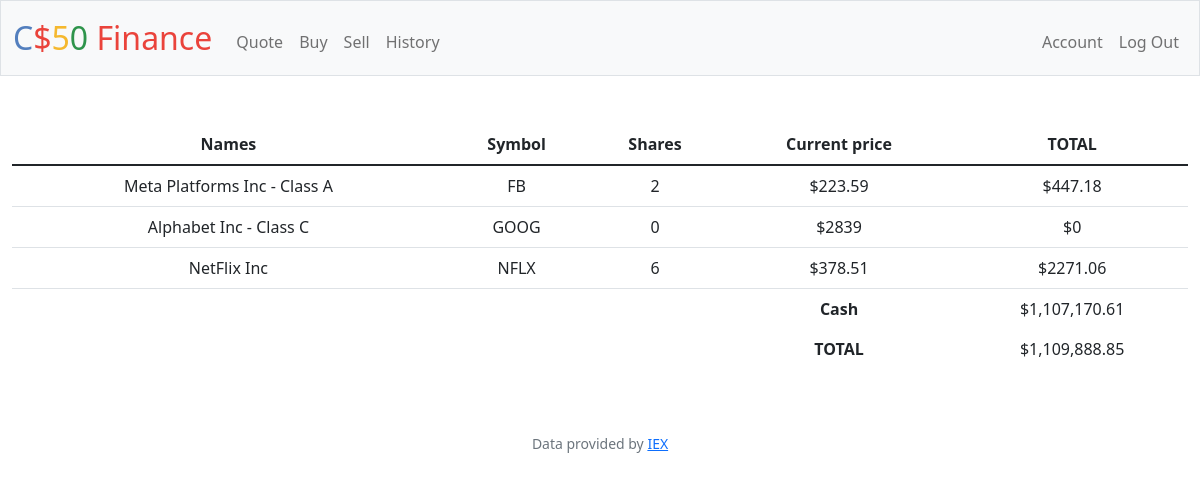
Page / (signed in) on the earlier database version.
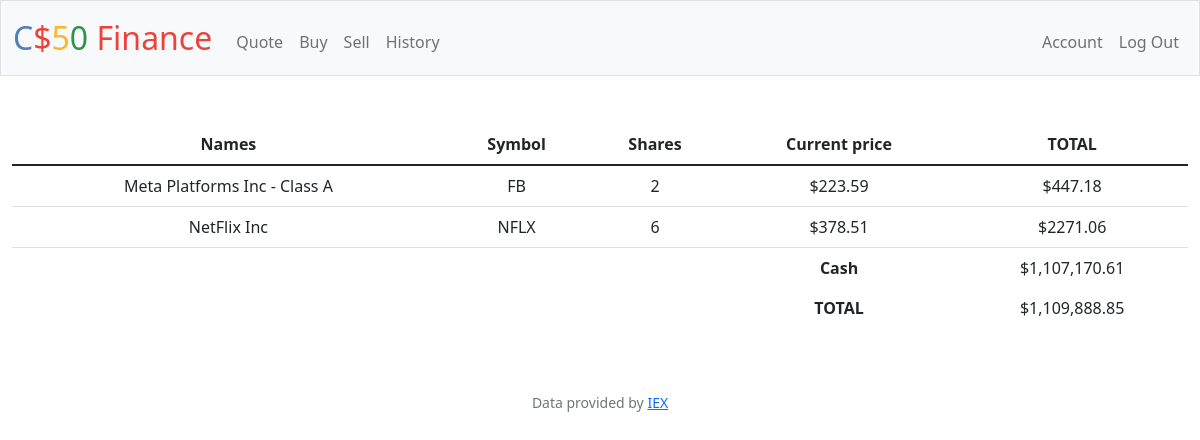
Same page on the later database version.
### tables this page shows
CREATE TABLE wallets (
    ownID INTEGER PRIMARY KEY AUTOINCREMENT NOT NULL,
    symbol TEXT NOT NULL,
    shares INTEGER NOT NULL,
    value INTEGER NOT NULL,
    total INTEGER NOT NULL,
    name TEXT NOT NULL,
    idName INTEGER NOT NULL,
    FOREIGN KEY (idName) REFERENCES users(id)
);

### app.py (the view)
@app.route("/")
@login_required
def index():
    current_user = session["user_id"]
    total_py = 0
    i = 0
    wallet_list = db.execute("SELECT * FROM wallets WHERE idName = ?", current_user)
    row2 = db.execute("SELECT cash FROM users WHERE id = ?", current_user)
    current_cash_py = row2[0]["cash"]
    current_cash = usd(current_cash_py)
    total_row = db.execute("SELECT total FROM wallets WHERE idName = ?", current_user)
    for row in total_row:
        tmp = total_row[i]["total"]
        total_py += tmp
        i += 1
    total = usd(total_py)
    totaltotal_py = total_py + current_cash_py
    totaltotal = usd(totaltotal_py)
    return render_template("index.html", wallet=wallet_list, cash=current_cash, total=total, totaltotal=totaltotal)

### app.py (called while the page is built)
@app.after_request
def after_request(response):
    response.headers["Cache-Control"] = "no-cache, no-store, must-revalidate"
    response.headers["Expires"] = 0
    response.headers["Pragma"] = "no-cache"
    return response

### helpers.py (called while the page is built)
def login_required(f):
    @wraps(f)
    def decorated_function(*args, **kwargs):
        if session.get("user_id") is None:
            return redirect("/login")
        return f(*args, **kwargs)
    return decorated_function

def usd(value):
    return f"${value:,.2f}"

### templates/index.html (shortened to what this page needs)
{% extends "layout.html" %}
{% block main %}
    <table class="table">
        <thead>
            <tr>
                <th>Names</th>
                <th>Symbol</th>
                <th>Shares</th>
                <th>Current price</th>
                <th>TOTAL</th>
            </tr>
        </thead>
        <tbody>
            {% for row in wallet %}
                <tr>
                    <td>{{ row.name }}</td>
                    <td>{{ row.symbol }}</td>
                    <td>{{ row.shares }}</td>
                    <td>${{ row.value }}</td>
                    <td>${{ row.total }}</td>
                </tr>
            {% endfor %}
                <tr>
                    <td class="no-border"></td>
                    <td class="no-border"></td>
                    <td class="no-border"></td>
                    <td class="no-border"><b>Cash</b></td>
                    <td class="no-border">{{ cash }}</td>
                </tr>
                <tr>
                    <td class="no-border"></td>
                    <td class="no-border"></td>
                    <td class="no-border"></td>
                    <td class="no-border"><b>TOTAL</b></td>
                    <td class="no-border">{{ totaltotal }}</td>
                </tr>
        </tbody>
    </table>
{% endblock %}

### templates/layout.html (shortened to what this page needs)
<!DOCTYPE html>
<html lang="en">
    <head>
        <link href="https://cdn.jsdelivr.net/npm/bootstrap@5.1.3/dist/css/bootstrap.min.css" rel="stylesheet">
        <link rel="stylesheet" href="https://cdn.jsdelivr.net/npm/bootstrap-icons@1.5.0/font/bootstrap-icons.css">
        <link href="/static/styles.css" rel="stylesheet">
    </head>
    <body>
        <nav class="bg-light border navbar navbar-expand-md navbar-light">
            <div class="container-fluid">
                <a class="navbar-brand" href="/"><span class="blue">C</span><span class="red">$</span><span class="yellow">5</span><span class="green">0</span> <span class="red">Finance</span></a>
                <div class="collapse navbar-collapse" id="navbar">
                    {% if session["user_id"] %}
                        <ul class="navbar-nav me-auto mt-2">
                            <li class="nav-item"><a class="nav-link" href="/quote">Quote</a></li>
                            <li class="nav-item"><a class="nav-link" href="/buy">Buy</a></li>
                            <li class="nav-item"><a class="nav-link" href="/sell">Sell</a></li>
                            <li class="nav-item"><a class="nav-link" href="/history">History</a></li>
                        </ul>
                        <ul class="navbar-nav ms-auto mt-2">
                            <li class="nav-item"><a class="nav-link" href="/account">Account</a></li>
                            <li class="nav-item"><a class="nav-link" href="/logout">Log Out</a></li>
                        </ul>
                    {% else %}
                        <ul class="navbar-nav ms-auto mt-2">
                            <li class="nav-item"><a class="nav-link" href="/register">Register</a></li>
                            <li class="nav-item"><a class="nav-link" href="/login">Log In</a></li>
                        </ul>
                    {% endif %}
                </div>
            </div>
        </nav>
        <main class="container-fluid py-5 text-center">
            {% block main %}{% endblock %}
        </main>
        <footer class="mb-5 small text-center text-muted">
            Data provided by <a href="https://iexcloud.io/">IEX</a>
        </footer>
    </body>
</html>

### static/styles.css (style rules this page uses)
nav .navbar-brand { font-size: xx-large; }
nav .navbar-brand .blue { color: #537fbe; }
nav .navbar-brand .red { color: #ea433b; }
nav .navbar-brand .yellow { color: #f5b82e; }
nav .navbar-brand .green { color: #2e944b; }
.no-border { border-style: none; }

Differences in the rows shown:
removed wallets: name "Alphabet Inc - Class C", symbol "GOOG", shares "0", value "2839", total "0"
